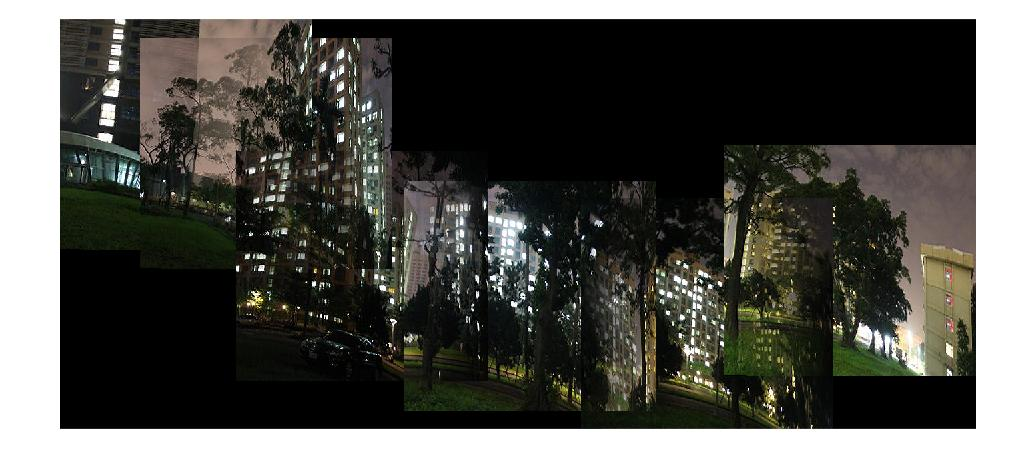
%> input picture data/artifact.jpg, 1036 x 465 px
$ octave --eval "result = harrisCorner(imread('../data/artifact.jpg'));"   (GNU Octave 9; MATLAB toolbox functions it lacks are replaced by stand-ins)
%> lines starting %> are read from the running program, lines starting %| are printed output that depends on the picture; in (x1, y1, x2, y2) boxes, pixels count from 0 and x2, y2 are one past the last pixel; in counts of white or black regions, pixels touching at a corner belong together; the program's own positions count from 1
function [cornerMap,R,Gx,Gy] = harrisCorner(imgIn,sigma1,sigma2,k)
	if(~exist('sigma1','var'))
		sigma1 = 0.5;
	end
	if(~exist('sigma2','var'))
		sigma2 = 0.5;
	end
	if(~exist('k','var'))
		k = 0.03;
	end
	if(size(imgIn,3) == 3)
		grayImg = rgb2gray(imgIn/255);
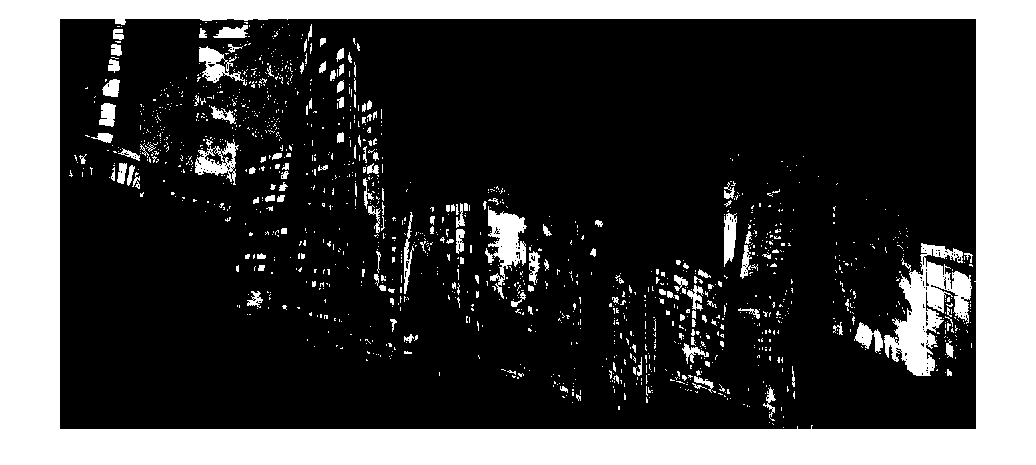
%> grayImg: size 465x1036 uint8; values 0 (black) and 1 (white), 26.7% white; 1381 white regions (1220 under 20 px), largest, box (x1, y1, x2, y2) and area: (0, 0, 1036, 465) 106317, (884, 243, 972, 376) 5071, (485, 206, 527, 299) 1711
		grayImg = grayImg * 255;
	elseif(size(imgIn,3) == 1)
		grayImg = imgIn;
	end
	g_denoise = fspecial('gaussian', [3 3], sigma1);
	grayImg = imfilter(grayImg,g_denoise,'same','conv');
	g = fspecial('gaussian',[3 3],sigma2);
	[Gx, Gy] = imgradientxy(grayImg,'prewitt');
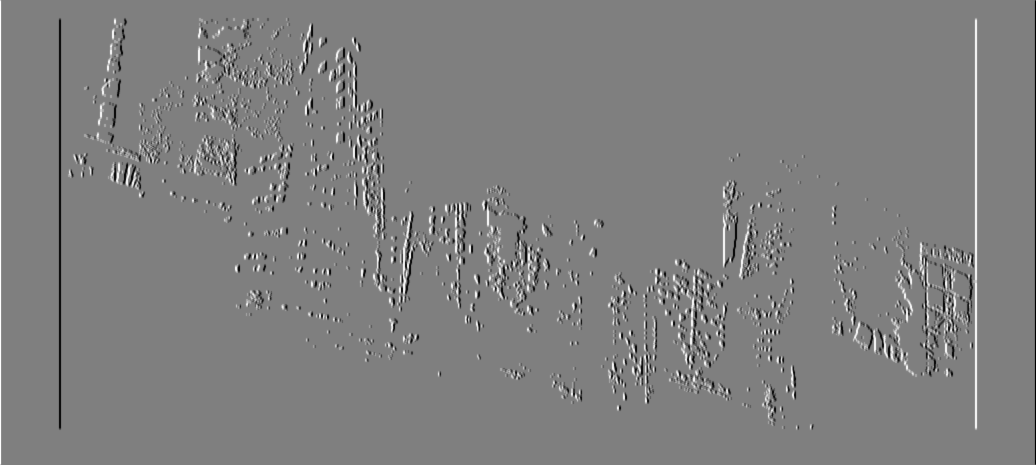
%> Gx: size 465x1036 double; min -765, max 765, mean 0; drawn with min black and max white
	Gx2 = Gx .* Gx;
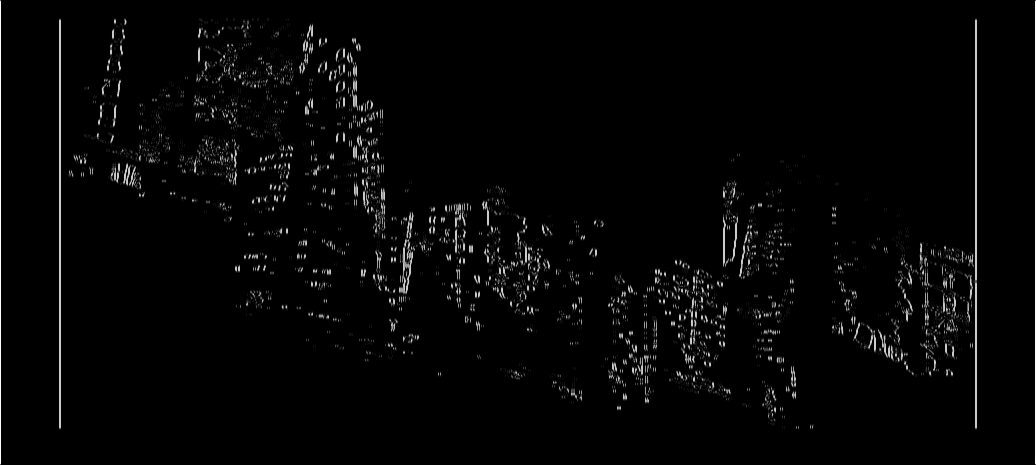
%> Gx2: size 465x1036 double; min 0, max 585225, mean 12673.2; drawn with min black and max white
	Gy2 = Gy .* Gy;
	Gxy = Gx .* Gy;
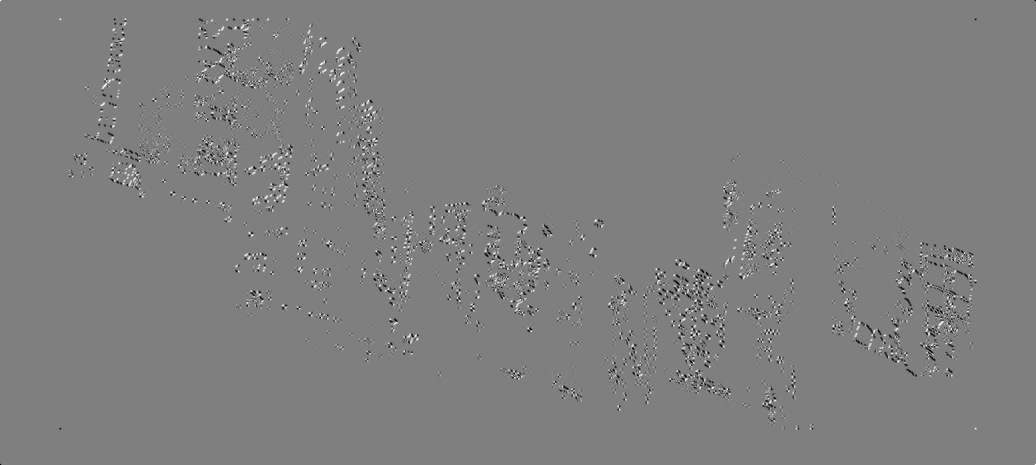
%> Gxy: size 465x1036 double; min -233289, max 233289, mean -277.7; drawn with min black and max white
	Sx2 = imfilter(Gx2,g,'same','conv');
	Sy2 = imfilter(Gy2,g,'same','conv');
	Sxy = imfilter(Gxy,g,'same','conv');
	cornerMap = zeros(size(grayImg));
	detH = Sx2.*Sy2 - Sxy.*Sxy;
	traceH = Sx2 + Sy2;
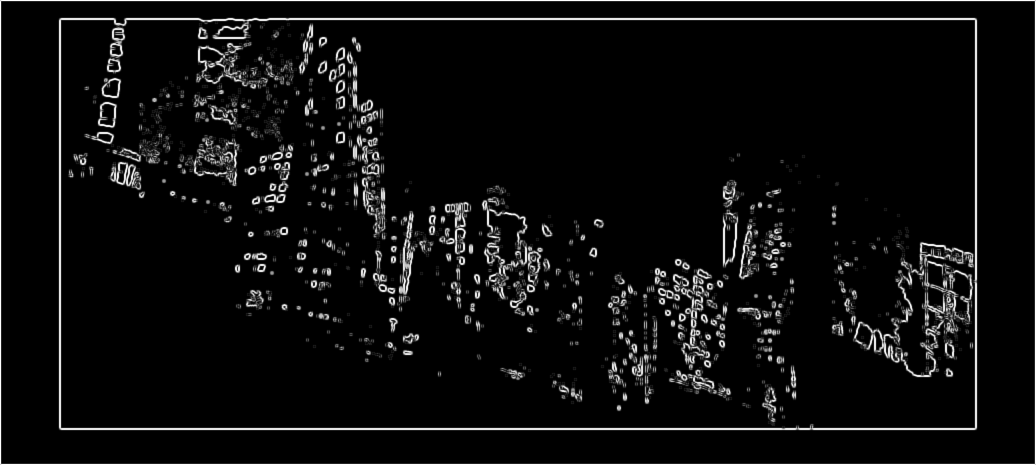
%> traceH: size 465x1036 double; min 0, max 461262.7, mean 24819.3; drawn with min black and max white
	R = detH - k * (traceH.^2);
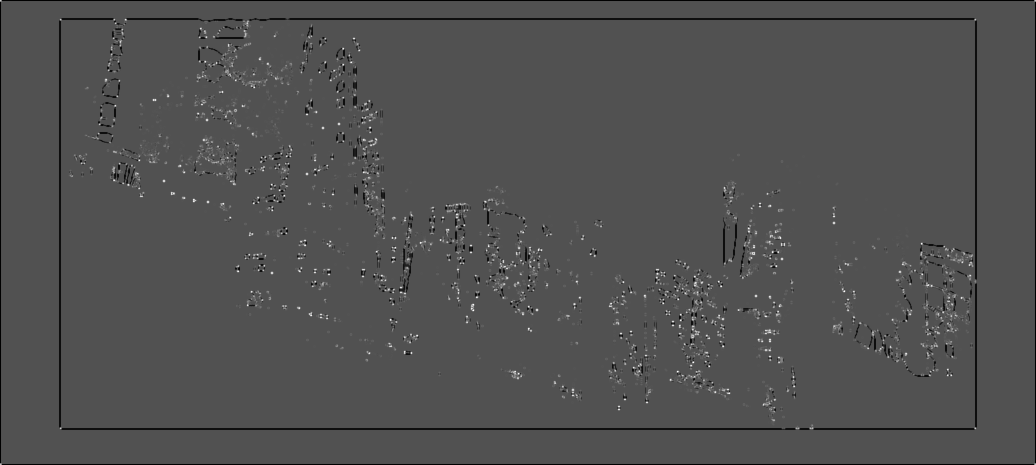
%> R: size 465x1036 double; min -6.38e+09, max 1.36e+10, mean -45430985; drawn with min black and max white
	cornerMap = imregionalmax(R);
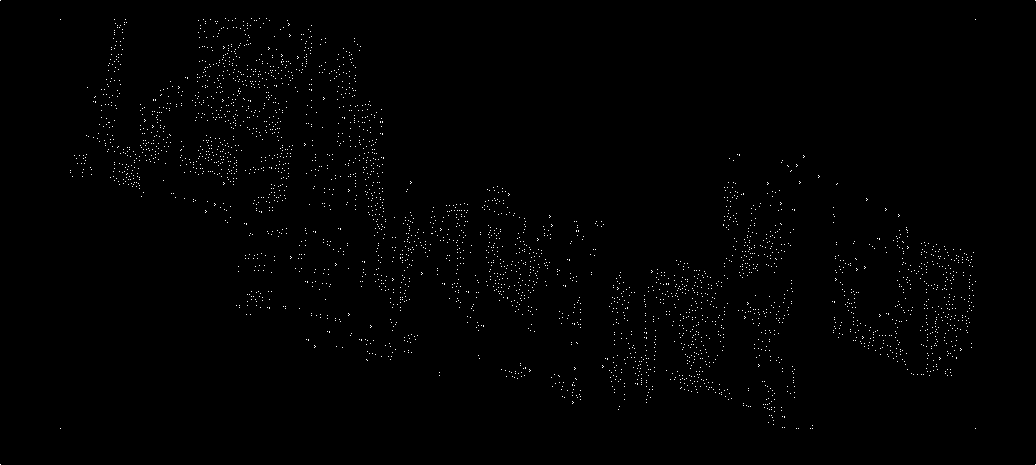
%> cornerMap: size 465x1036 logical; 0.72% white in thin lines or dots
	cornerMap(:,1:2) = 0;
%> cornerMap: size 465x1036 logical; 0.72% white in thin lines or dots
	cornerMap(1:2,:) = 0;
%> cornerMap: size 465x1036 logical; 0.72% white in thin lines or dots
	cornerMap(:,end-1:end) = 0;
%> cornerMap: size 465x1036 logical; 0.72% white in thin lines or dots, all inside (x1, y1, x2, y2) = (60, 18, 976, 429)
	cornerMap(end-1:end,:) = 0;
end
